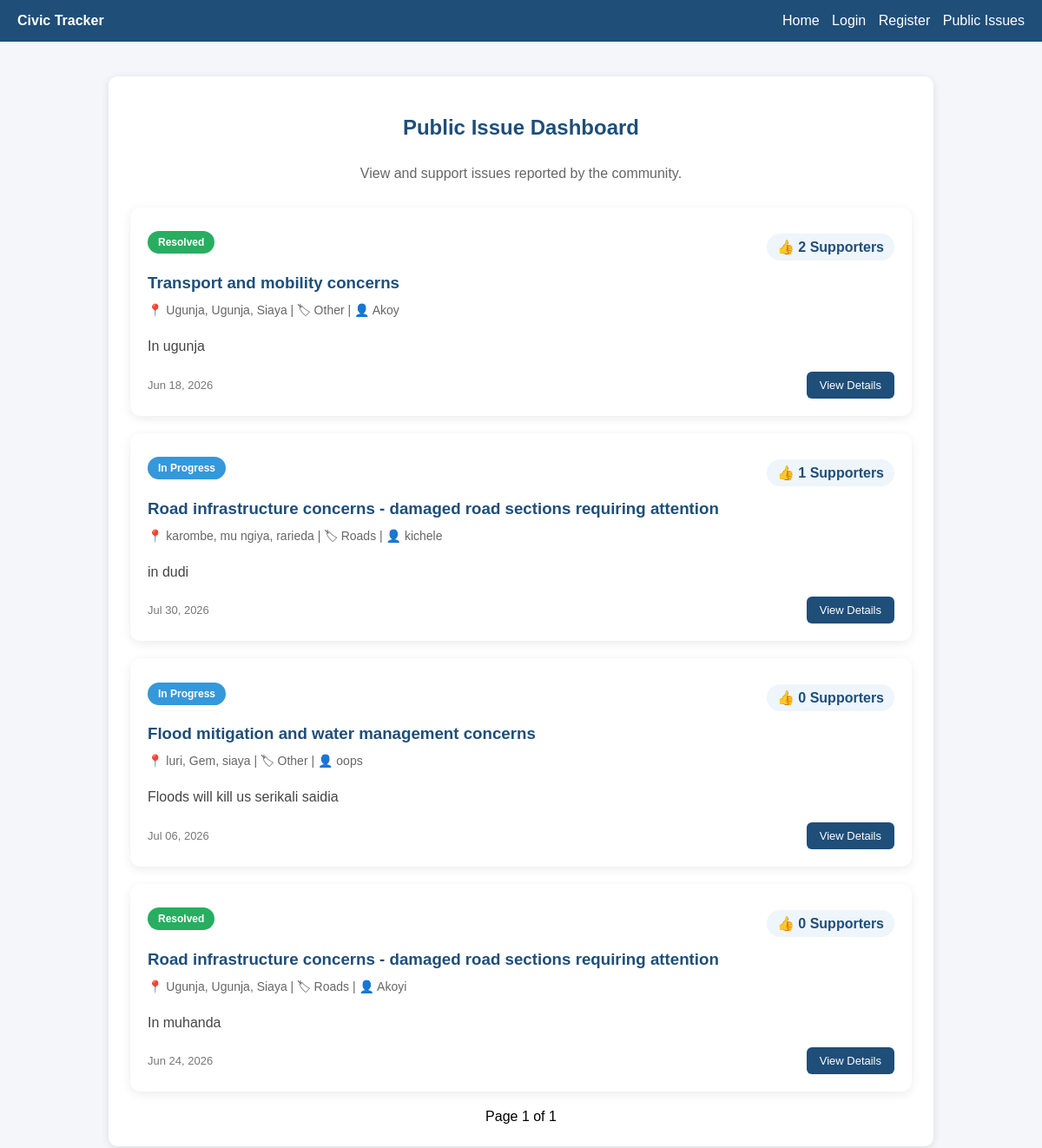
The app's page /issues/, older data.
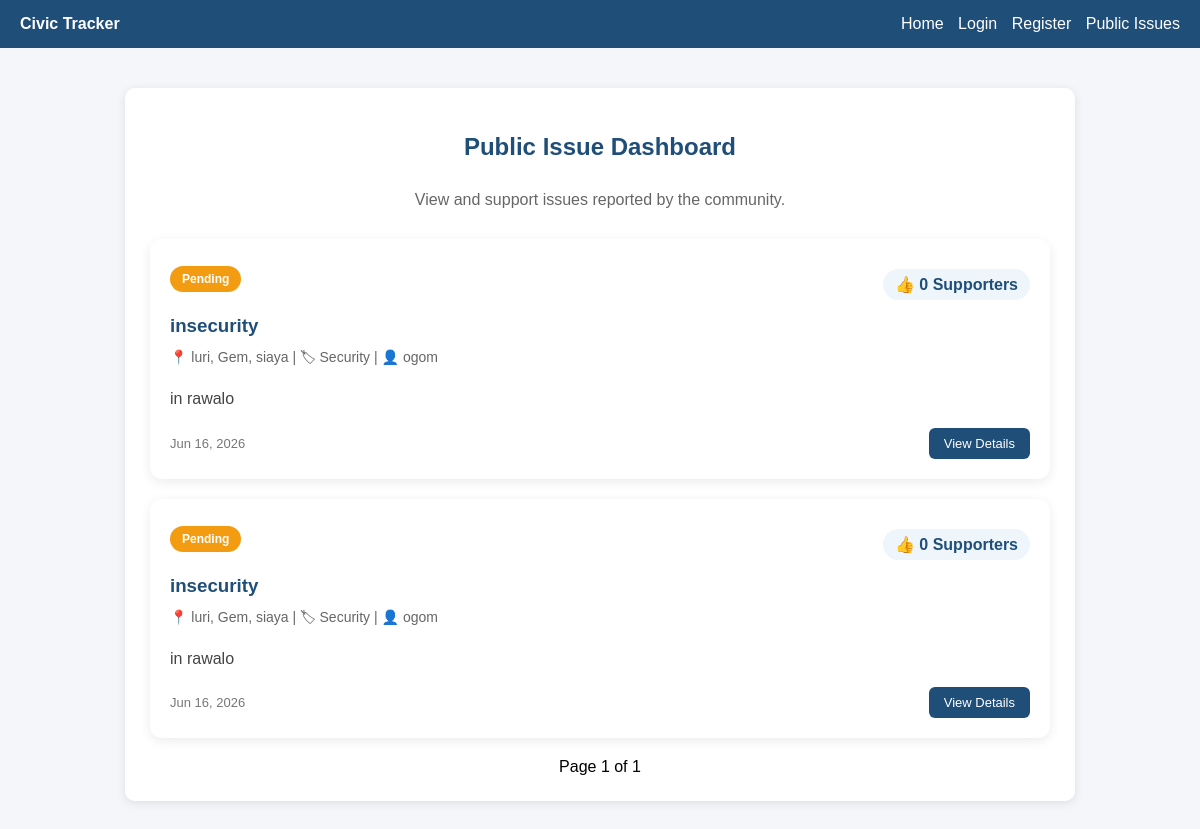
The same page, newer data.
### civicapp/models.py (models this page shows, shortened)
class Issue(models.Model):
    CATEGORY_CHOICES = [
        ('roads', 'Roads'),
        ('water', 'Water'),
        ('health', 'Health'),
        ('education', 'Education'),
        ('security', 'Security'),
        ('other', 'Other'),
    ]
    STATUS_CHOICES = [
        ('pending', 'Pending'),
        ('in_progress', 'In Progress'),
        ('resolved', 'Resolved'),
    ]
    title = models.CharField(max_length=200)
    description = models.TextField()
    category = models.CharField(
        max_length=50,
        choices=CATEGORY_CHOICES
    )
    county = models.CharField(max_length=100)
    sub_county = models.CharField(max_length=100)
    ward = models.CharField(max_length=100)
    status = models.CharField(
        max_length=20,
        choices=STATUS_CHOICES,
        default='pending'
    )
    image = models.ImageField(
        upload_to='issues/',
        blank=True,
        null=True
    )
    created_by = models.ForeignKey(
        User,
        on_delete=models.CASCADE
    )
    created_at = models.DateTimeField(
        auto_now_add=True
    )

### civicapp/views.py (the view)
# urls.py: path('issues/', views.public_issues, name='public_issues'),
def public_issues(request):
    issues_list = Issue.objects.annotate(
        vote_count=Count('votes')
    ).order_by('-vote_count', '-created_at')
    paginator = Paginator(issues_list, 10)  # 10 per page
    page_number = request.GET.get('page')
    issues = paginator.get_page(page_number)
    return render(request, 'civicapp/public_issues.html', {
        'issues': issues
    })

### civicapp/templates/civicapp/public_issues.html (shortened to what this page needs)
{% extends 'civicapp/base.html' %}
{% block content %}
<h2 class="page-title">
    Public Issue Dashboard
</h2>
<p class="page-subtitle">
    View and support issues reported by the community.
</p>
<div class="issue-grid">
{% for issue in issues %}
<div class="issue-card">
    <div class="issue-header">
        <span class="badge {{ issue.status }}">
            {{ issue.get_status_display }}
        </span>
        <div class="support-count">
            👍 {{ issue.vote_count }} Supporters
        </div>
    </div>
    <h3 class="issue-title">
        <a href="{% url 'issue_detail' issue.id %}">
            {{ issue.title }}
        </a>
    </h3>
    <div class="meta">
        📍 {{ issue.ward }}, {{ issue.sub_county }}, {{ issue.county }}
        |
        🏷 {{ issue.get_category_display }}
        |
        👤 {{ issue.created_by.username }}
    </div>
    <p class="desc">
        {{ issue.description|truncatewords:30 }}
    </p>
    <div class="footer">
        <span>
            {{ issue.created_at|date:"M d, Y" }}
        </span>
        <a href="{% url 'issue_detail' issue.id %}"
           class="view-btn">
            View Details
        </a>
    </div>
</div>
{% endfor %}
</div>
<div style="text-align:center; margin-top:20px;">
    <span>Page {{ issues.number }} of {{ issues.paginator.num_pages }}</span>
</div>
{% endblock %}

### civicapp/templates/civicapp/base.html (shortened to what this page needs)
<!DOCTYPE html>
<html lang="en">
<head>
</head>
<body>
<div class="navbar">
    <div>
        <strong>Civic Tracker</strong>
    </div>
    <div>
        {% if user.is_authenticated %}
            <a href="{% url 'home' %}">Home</a>
            <a href="{% url 'dashboard' %}">Dashboard</a>
            <a href="{% url 'public_issues' %}">Public Issues</a>
            <a href="{% url 'report_issue' %}">Report Issue</a>
            <a href="{% url 'my_reports' %}">My Reports</a>
            <a href="{% url 'profile' %}">Profile</a>
            {% if user.profile.role == 'officer' %}
                <a href="{% url 'officer_dashboard' %}">Officer Panel</a>
            {% endif %}
            <a href="{% url 'logout' %}">Logout</a>
        {% else %}
            <a href="{% url 'home' %}">Home</a>
            <a href="{% url 'login' %}">Login</a>
            <a href="{% url 'register' %}">Register</a>
            <a href="{% url 'public_issues' %}">Public Issues</a>
        {% endif %}
    </div>
</div>
<div class="container">
    {% block content %}
    {% endblock %}
</div>
</body>
</html>

### civicapp/templates/civicapp/base.html (style rules this page uses)
body { margin: 0; font-family: Arial, sans-serif; background: #f4f6f9; }
.navbar { background: #1f4e79; color: white; padding: 15px 20px; display: flex; justify-content: space-between; align-items: center; }
.navbar a { color: white; text-decoration: none; margin-left: 10px; }
.container { max-width: 900px; margin: 40px auto; background: white; padding: 25px; border-radius: 10px; box-shadow: 0 2px 10px rgba(0,0,0,0.1); }

### civicapp/templates/civicapp/public_issues.html (style rules this page uses)
.page-title { text-align:center; color:#1f4e79; margin-bottom:30px; }
.page-subtitle { text-align:center; color:#666; margin-bottom:30px; }
.issue-grid { display:grid; gap:20px; }
.issue-card { background:white; border-radius:12px; padding:20px; box-shadow:0 3px 12px rgba(0,0,0,0.08); transition:0.3s; }
.issue-header { display:flex; justify-content:space-between; align-items:center; margin-bottom:15px; }
.badge { padding:6px 12px; border-radius:20px; color:white; font-size:12px; font-weight:bold; }
.pending { background:#f39c12; }
.issue-title { margin:10px 0; }
.issue-title a { text-decoration:none; color:#1f4e79; }
.meta { color:#666; font-size:14px; margin-bottom:10px; }
.support-count { display:inline-block; background:#eef5fb; color:#1f4e79; padding:6px 12px; border-radius:20px; font-weight:bold; margin-top:10px; }
.desc { color:#444; margin-top:15px; line-height:1.6; }
.footer { margin-top:15px; display:flex; justify-content:space-between; align-items:center; color:#777; font-size:13px; }
.view-btn { text-decoration:none; background:#1f4e79; color:white; padding:8px 15px; border-radius:6px; }

Row changes from the older to the newer data that the page shows:
removed Issue: status "Resolved", vote_count "2", title "Transport and mobility concerns", ward "Ugunja", sub_county "Ugunja", county "Siaya", category "Other", created_by.username "Akoy", description "In ugunja", created_at "Jun 18, 2026"
removed Issue: status "In Progress", vote_count "1", title "Road infrastructure concerns - damaged road sections requiring attention", ward "karombe", sub_county "mu ngiya", county "rarieda", category "Roads", created_by.username "kichele", description "in dudi", created_at "Jul 30, 2026"
removed Issue: status "In Progress", vote_count "0", title "Flood mitigation and water management concerns", ward "luri", sub_county "Gem", county "siaya", category "Other", created_by.username "oops", description "Floods will kill us serikali saidia", created_at "Jul 06, 2026"
removed Issue: status "Resolved", vote_count "0", title "Road infrastructure concerns - damaged road sections requiring attention", ward "Ugunja", sub_county "Ugunja", county "Siaya", category "Roads", created_by.username "Akoyi", description "In muhanda", created_at "Jun 24, 2026"
added Issue: status "Pending", vote_count "0", title "insecurity", ward "luri", sub_county "Gem", county "siaya", category "Security", created_by.username "ogom", description "in rawalo", created_at "Jun 16, 2026"
added Issue: status "Pending", vote_count "0", title "insecurity", ward "luri", sub_county "Gem", county "siaya", category "Security", created_by.username "ogom", description "in rawalo", created_at "Jun 16, 2026"
